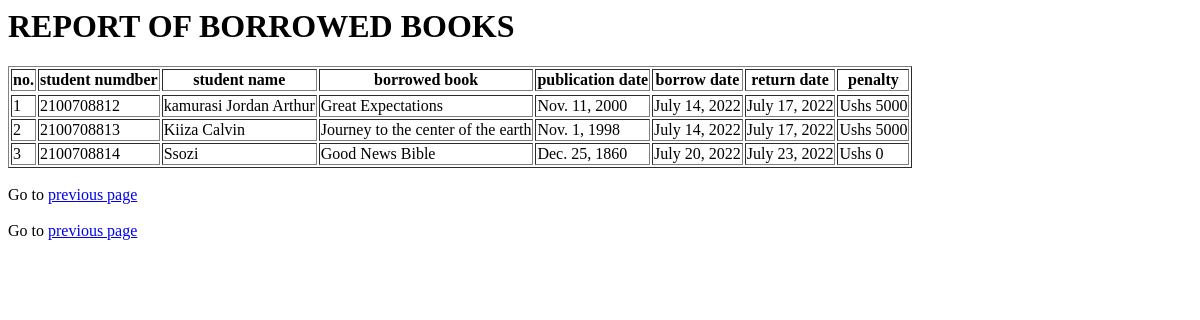
/libralian/4/borrowed_books_report/, run on an earlier commit of the app's database.
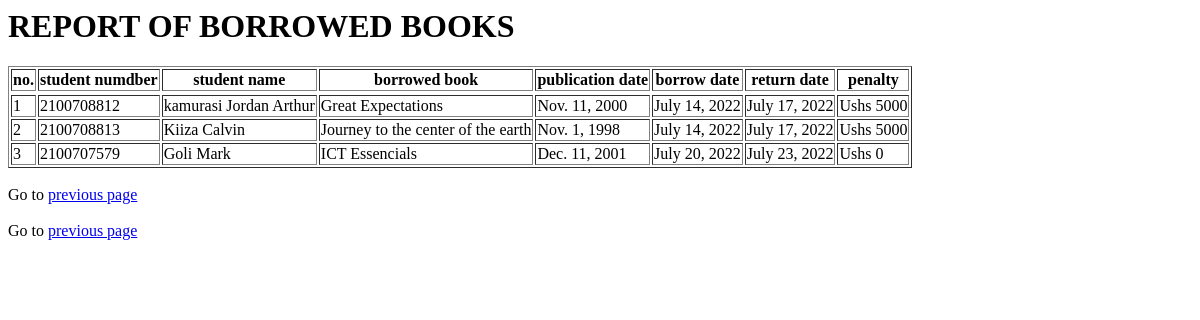
And on a later commit of the database.
### Homeapp/models.py (models this page shows, shortened)
class Borrowedbooks(models.Model):
    bks_id       = models.OneToOneField(Books, on_delete=models.CASCADE)
    std_number  = models.OneToOneField(Std_model, on_delete=models.CASCADE)
    borrow_date = models.DateField(auto_now_add= True,)
    def penalty (self,*args,**kwargs):
        ten_days = (self.borrow_date + timezone.timedelta( days = 10))
        five_days = (self.borrow_date + timezone.timedelta( days = 5))
        now_date = dt.datetime.now().date()
        if (now_date >= ten_days):
            return "Ushs 15000"
        elif( now_date>=five_days ):
            return "Ushs 5000"
        else:
            return "Ushs 0"
    def return_date(self,*args,**kwargs):
        return self.borrow_date + timezone.timedelta(days = 3)

class Books(models.Model):
    id               = models.IntegerField( primary_key= True )
    book_title       = models.CharField( max_length= 70 )
    publication_date = models.DateField('publication date')
    subject_area     = models.CharField( max_length= 70 )
    author           = models.CharField( max_length= 40 )
    availability     = models.BooleanField( default=False )

### std_app/models.py (models this page shows)
class Std_model(models.Model):
    personal_No = models.IntegerField(primary_key=True )
    std_personal_No = models.IntegerField()
    stdname = models.CharField(max_length=50)
    email = models.EmailField()
    password = models.CharField(blank= True, max_length=50)
    active   = models.BooleanField(default=False)

### libralian/views.py (the view)
# urls.py: path("<int:admin_id>/borrowed_books_report/", report_view, name = "borrowed books report view"),
def report_view(request, admin_id):
    obj = Borrowedbooks.objects.all()
    context = {
        "borrowed_bks" : obj,
        "tendays"    : dt.timedelta( days = 10),
        "fivedays"   : dt.timedelta( days = 5),
        "threedays"  : dt.timedelta( days = 3),
         "nowdate"   : dt.datetime.now().date(),
    }
    template = loader.get_template("report.html")
    return HttpResponse(template.render(context, request))

### templates/report.html
{% extends "seach.html" %}
{% block seacrhdiv %}
<h1>REPORT OF BORROWED BOOKS</h1>
    <table border = 1>
<tr>
    <th>no.</th>
        <th>student numdber</th>
            <th>student name</th>
                <th>borrowed book</th>
                    <th>publication date</th>
                        <th>borrow date</th>
                            <th>return date</th>
                                <th>penalty</th>
    <tr>
{% for x in borrowed_bks %}
<tr>
    <td>{{forloop.counter}}</td>
        <td>{{ x.std_number.personal_No }}</td>
            <td>{{ x.std_number.stdname }}</td>
                <td>{{ x.bks_id.book_title }}</td>
                    <td>{{ x.bks_id.publication_date }}</td>
                        <td>{{ x.borrow_date }}</td>
                            <td>{{ x.return_date }}</td>
                                <td>{{x.penalty}}</td>
    </tr>
{% endfor %}
</table>
<br>Go to <a href = "../">previous page</a>
{%endblock seacrhdiv %}

### templates/seach.html (shortened to what this page needs)
<html>
    <head>
    </head>
    <body>
         <div align = left height="175px" width ="100px">
            {% block seacrhdiv %}
            {% endblock  %}
         </div>
         <br>Go to <a href = "../">previous page</a>
    </body>
</html>

What changed in the data, as far as the page shows it:
removed Borrowedbooks: std_number.personal_No "2100708814", std_number.stdname "Ssozi", bks_id.book_title "Good News Bible", bks_id.publication_date "Dec. 25, 1860", borrow_date "July 20, 2022", return_date "July 23, 2022", penalty "Ushs 0"
added Borrowedbooks: std_number.personal_No "2100707579", std_number.stdname "Goli Mark", bks_id.book_title "ICT Essencials", bks_id.publication_date "Dec. 11, 2001", borrow_date "July 20, 2022", return_date "July 23, 2022", penalty "Ushs 0"
